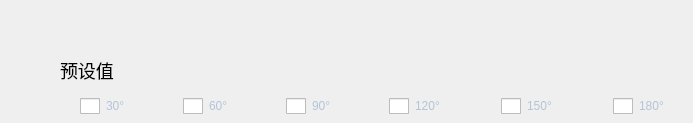
     <widget class="QCfgGArmOprationPage" name="page_7">
      <widget class="QLabel" name="label_31">
       <property name="geometry">
        <rect>
         <x>60</x>
         <y>60</y>
         <width>61</width>
         <height>21</height>
        </rect>
       </property>
       <property name="styleSheet">
        <string notr="true">QLabel{
	font: 18px;

}</string>
       </property>
       <property name="text">
        <string>预设值</string>
       </property>
      </widget>
      <widget class="QCheckBox" name="checkBox">
       <property name="geometry">
        <rect>
         <x>80</x>
         <y>98</y>
         <width>80</width>
         <height>16</height>
        </rect>
       </property>
       <property name="styleSheet">
        <string notr="true">QCheckBox
{
font: 16px &quot;Microsoft YaHei&quot;;
color: #B4C4D9;
}
QCheckBox::indicator
{
width: 20px;
height: 16px;
}
QCheckBox::indicator:unchecked
{
image: url(:/CArmWorkStation/ImageSource/Patient/uncheck.png);
}

QCheckBox::indicator:checked
{
image: url(:/CArmWorkStation/ImageSource/Patient/check.png);
}</string>
       </property>
       <property name="text">
        <string>30°</string>
       </property>
      </widget>
      <widget class="QCheckBox" name="checkBox_2">
       <property name="geometry">
        <rect>
         <x>183</x>
         <y>98</y>
         <width>71</width>
         <height>16</height>
        </rect>
       </property>
       <property name="styleSheet">
        <string notr="true">QCheckBox
{
font: 16px &quot;Microsoft YaHei&quot;;
color: #B4C4D9;
}
QCheckBox::indicator
{
width: 20px;
height: 16px;
}
QCheckBox::indicator:unchecked
{
image: url(:/CArmWorkStation/ImageSource/Patient/uncheck.png);
}

QCheckBox::indicator:checked
{
image: url(:/CArmWorkStation/ImageSource/Patient/check.png);
}</string>
       </property>
       <property name="text">
        <string>60°</string>
       </property>
      </widget>
      <widget class="QCheckBox" name="checkBox_3">
       <property name="geometry">
        <rect>
         <x>286</x>
         <y>98</y>
         <width>71</width>
         <height>16</height>
        </rect>
       </property>
       <property name="styleSheet">
        <string notr="true">QCheckBox
{
font: 16px &quot;Microsoft YaHei&quot;;
color: #B4C4D9;
}
QCheckBox::indicator
{
width: 20px;
height: 16px;
}
QCheckBox::indicator:unchecked
{
image: url(:/CArmWorkStation/ImageSource/Patient/uncheck.png);
}

QCheckBox::indicator:checked
{
image: url(:/CArmWorkStation/ImageSource/Patient/check.png);
}</string>
       </property>
       <property name="text">
        <string>90°</string>
       </property>
      </widget>
      <widget class="QCheckBox" name="checkBox_4">
       <property name="geometry">
        <rect>
         <x>389</x>
         <y>98</y>
         <width>71</width>
         <height>16</height>
        </rect>
       </property>
       <property name="styleSheet">
        <string notr="true">QCheckBox
{
font: 16px &quot;Microsoft YaHei&quot;;
color: #B4C4D9;
}
QCheckBox::indicator
{
width: 20px;
height: 16px;
}
QCheckBox::indicator:unchecked
{
image: url(:/CArmWorkStation/ImageSource/Patient/uncheck.png);
}

QCheckBox::indicator:checked
{
image: url(:/CArmWorkStation/ImageSource/Patient/check.png);
}</string>
       </property>
       <property name="text">
        <string>120°</string>
       </property>
      </widget>
      <widget class="QCheckBox" name="checkBox_5">
       <property name="geometry">
        <rect>
         <x>501</x>
         <y>98</y>
         <width>71</width>
         <height>16</height>
        </rect>
       </property>
       <property name="styleSheet">
        <string notr="true">QCheckBox
{
font: 16px &quot;Microsoft YaHei&quot;;
color: #B4C4D9;
}
QCheckBox::indicator
{
width: 20px;
height: 16px;
}
QCheckBox::indicator:unchecked
{
image: url(:/CArmWorkStation/ImageSource/Patient/uncheck.png);
}

QCheckBox::indicator:checked
{
image: url(:/CArmWorkStation/ImageSource/Patient/check.png);
}</string>
       </property>
       <property name="text">
        <string>150°</string>
       </property>
      </widget>
      <widget class="QCheckBox" name="checkBox_6">
       <property name="geometry">
        <rect>
         <x>613</x>
         <y>98</y>
         <width>71</width>
         <height>16</height>
        </rect>
       </property>
       <property name="styleSheet">
        <string notr="true">QCheckBox
{
font: 16px &quot;Microsoft YaHei&quot;;
color: #B4C4D9;
}
QCheckBox::indicator
{
width: 20px;
height: 16px;
}
QCheckBox::indicator:unchecked
{
image: url(:/CArmWorkStation/ImageSource/Patient/uncheck.png);
}

QCheckBox::indicator:checked
{
image: url(:/CArmWorkStation/ImageSource/Patient/check.png);
}</string>
       </property>
       <property name="text">
        <string>180°</string>
       </property>
      </widget>
     </widget>
